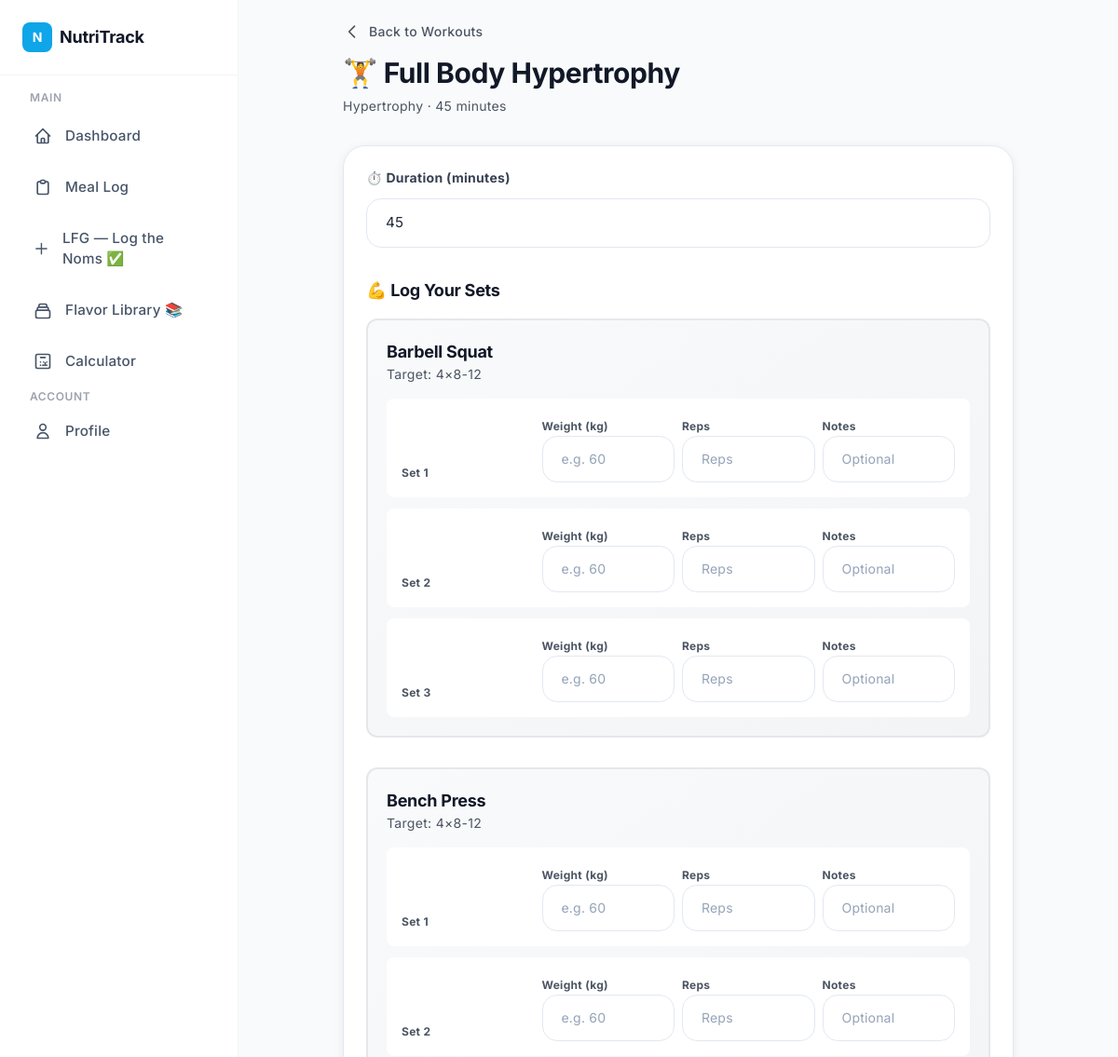
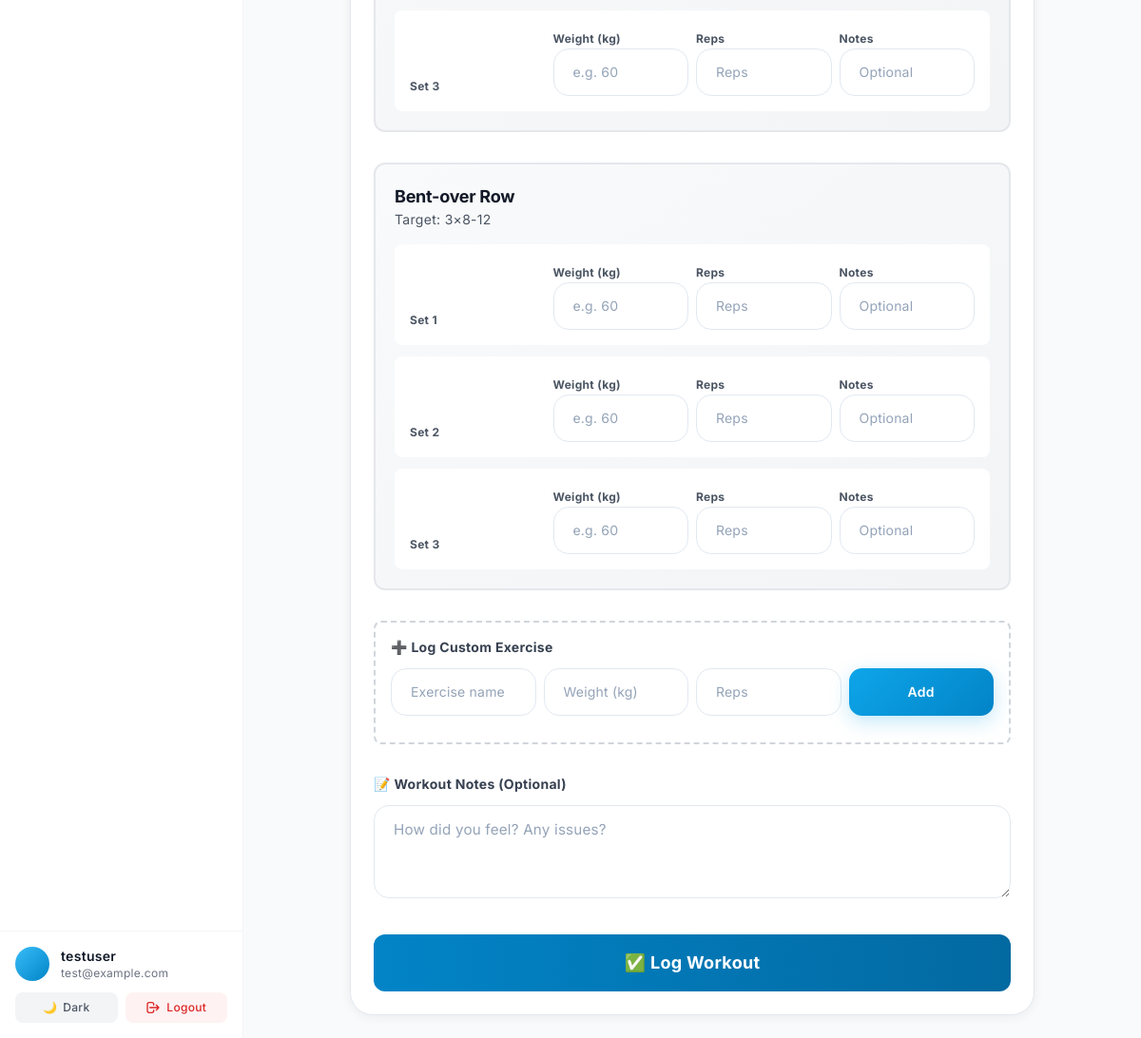
/workouts/log/1/ (signed in), run on the app's committed database (2 pictures, top to bottom).
### workouts/models.py (models this page shows, shortened)
class Workout(models.Model):
    WORKOUT_TYPE_CHOICES = [
        ('hypertrophy', 'Hypertrophy'),
        ('strength', 'Strength'),
        ('endurance', 'Endurance'),
        ('balanced', 'Balanced'),
    ]
    name = models.CharField(max_length=200)
    workout_type = models.CharField(max_length=30, choices=WORKOUT_TYPE_CHOICES, default='balanced')
    duration_min = models.PositiveIntegerField(default=30)
    description = models.TextField(blank=True)
    created_at = models.DateTimeField(auto_now_add=True)
    class Meta:
        ordering = ['workout_type', 'name']

class Exercise(models.Model):
    workout = models.ForeignKey(Workout, on_delete=models.CASCADE, related_name='exercises')
    name = models.CharField(max_length=200)
    sets = models.PositiveIntegerField(null=True, blank=True)
    reps = models.CharField(max_length=50, blank=True, help_text='e.g. 8-12 or AMRAP')
    rest_seconds = models.PositiveIntegerField(null=True, blank=True)
    order = models.PositiveIntegerField(default=0)
    class Meta:
        ordering = ['order']

### workouts/views.py (the view, shortened to what this page needs)
# urls.py: path('log/<int:pk>/', views.log_workout, name='log'),
@login_required
def log_workout(request, pk):
    workout = get_object_or_404(Workout, pk=pk)
    return render(request, 'workouts/log_workout.html', {'workout': workout})

### templates/workouts/log_workout.html (shortened to what this page needs)
{% extends "base.html" %}
{% block content %}
<div class="p-6 pb-24 md:pb-6 max-w-3xl mx-auto">
  <div class="mb-8">
    <a href="{% url 'workouts:browse' %}" class="inline-flex items-center gap-2 text-sm font-medium text-gray-600 dark:text-gray-400 hover:text-brand-500 transition mb-4 group">
      <svg class="w-5 h-5 group-hover:-translate-x-1 transition-transform" fill="none" stroke="currentColor" viewBox="0 0 24 24">
        <path stroke-linecap="round" stroke-linejoin="round" stroke-width="2" d="M15 19l-7-7 7-7"/>
      </svg>
      <span>Back to Workouts</span>
    </a>
    <div>
      <h1 class="font-display text-3xl font-bold text-gray-900 dark:text-white">🏋️ {{ workout.name }}</h1>
      <p class="text-gray-600 dark:text-gray-400 text-sm mt-2">{{ workout.get_workout_type_display }} · {{ workout.duration_min }} minutes</p>
    </div>
  </div>
  <form method="POST" id="logWorkoutForm" class="space-y-6">
    <div class="nt-card p-6">
      <div class="mb-8">
        <label class="block text-sm font-bold text-gray-700 dark:text-gray-200 mb-3">⏱️ Duration (minutes)</label>
        <input type="number" name="duration_minutes" value="{{ workout.duration_min }}" class="nt-input" min="1" max="300">
      </div>
      <div class="mb-8">
        <h3 class="font-display font-bold text-gray-900 dark:text-white mb-4 text-lg">💪 Log Your Sets</h3>
        {% if workout.exercises.all %}
          {% for exercise in workout.exercises.all %}
          <div class="mb-8 p-5 bg-gradient-to-br from-gray-50 to-gray-100 dark:from-gray-800 dark:to-gray-700 rounded-xl border-2 border-gray-200 dark:border-gray-600">
            <div class="mb-4">
              <h4 class="font-bold text-gray-900 dark:text-white text-lg">{{ exercise.name }}</h4>
              {% if exercise.reps %}
              <p class="text-sm text-gray-600 dark:text-gray-400">Target: {{ exercise.sets }}×{{ exercise.reps }}</p>
              {% endif %}
            </div>
            <div class="space-y-3">
              {% for i in "123" %}
              <div class="exercise-set grid grid-cols-4 gap-2 items-end bg-white dark:bg-gray-800 p-4 rounded-lg">
                <div>
                  <label class="text-xs font-bold text-gray-600 dark:text-gray-400">Set {{ forloop.counter }}</label>
                </div>
                <div>
                  <label class="text-xs font-bold text-gray-600 dark:text-gray-400">Weight (kg)</label>
                  <input type="number"
                         placeholder="e.g. 60"
                         step="0.5"
                         min="0"
                         class="nt-input text-sm">
                </div>
                <div>
                  <label class="text-xs font-bold text-gray-600 dark:text-gray-400">Reps</label>
                  <input type="number"
                         placeholder="Reps"
                         min="1"
                         max="100"
                         class="nt-input text-sm">
                </div>
                <div>
                  <label class="text-xs font-bold text-gray-600 dark:text-gray-400">Notes</label>
                  <input type="text"
                         placeholder="Optional"
                         maxlength="50"
                         class="nt-input text-sm">
                </div>
              </div>
              {% endfor %}
            </div>
          </div>
          {% endfor %}
        {% else %}
          <p class="text-gray-600 dark:text-gray-400">No exercises defined for this workout. Log custom exercises below.</p>
        {% endif %}
        <div class="mt-6 p-4 border-2 border-dashed border-gray-300 dark:border-gray-600 rounded-lg">
          <p class="text-sm font-bold text-gray-700 dark:text-gray-300 mb-3">➕ Log Custom Exercise</p>
          <div class="grid grid-cols-4 gap-2">
            <input type="text" placeholder="Exercise name" id="customExerciseName" class="nt-input text-sm" maxlength="100">
            <input type="number" placeholder="Weight (kg)" id="customWeight" step="0.5" min="0" class="nt-input text-sm">
            <input type="number" placeholder="Reps" id="customReps" min="1" max="100" class="nt-input text-sm">
            <button type="button" onclick="addCustomExercise()" class="btn-primary text-sm">Add</button>
          </div>
        </div>
      </div>
      <div class="mb-8">
        <label class="block text-sm font-bold text-gray-700 dark:text-gray-200 mb-3">📝 Workout Notes (Optional)</label>
        <textarea name="notes" placeholder="How did you feel? Any issues?" maxlength="500" rows="3" class="nt-input"></textarea>
      </div>
      <button type="submit" class="w-full py-4 bg-gradient-to-r from-brand-600 to-brand-700 hover:from-brand-700 hover:to-brand-800 text-white font-bold text-lg rounded-xl transition-all duration-300 transform hover:shadow-lg active:scale-95">
        ✅ Log Workout
      </button>
    </div>
  </form>
</div>
{% endblock %}

### templates/base.html (shortened to what this page needs)
<!DOCTYPE html>
{% load static %}
<html lang="en" class="{% if request.user.is_authenticated and request.user.profile.dark_mode %}dark{% endif %}">
<head>
  <script src="https://cdn.tailwindcss.com"></script>
  <link rel="stylesheet" href="{% static 'css/modern-theme.css' %}">
</head>
<body class="bg-gray-50 dark:bg-gray-900 text-gray-900 dark:text-white min-h-screen">
  {% if request.user.is_authenticated %}
  <aside class="sidebar fixed left-0 top-0 h-full w-64 bg-white dark:bg-gray-900 border-r border-gray-100 dark:border-gray-800 z-40 flex flex-col">
    <div class="p-6 border-b border-gray-100 dark:border-gray-800">
      <a href="{% url 'dashboard' %}" class="flex items-center gap-2">
        <div class="w-8 h-8 bg-brand-500 rounded-lg flex items-center justify-center text-white font-display font-bold text-sm">N</div>
        <span class="font-display font-bold text-lg text-gray-900 dark:text-white">NutriTrack</span>
      </a>
    </div>
    <nav class="flex-1 p-4 space-y-1 overflow-y-auto">
      <p class="text-xs font-semibold text-gray-400 uppercase tracking-wider px-4 mb-2">Main</p>
      <a href="{% url 'dashboard' %}" class="nav-item {% if request.resolver_match.url_name == 'dashboard' %}active{% endif %}">
        <svg class="w-5 h-5" fill="none" stroke="currentColor" viewBox="0 0 24 24"><path stroke-linecap="round" stroke-linejoin="round" stroke-width="2" d="M3 12l2-2m0 0l7-7 7 7M5 10v10a1 1 0 001 1h3m10-11l2 2m-2-2v10a1 1 0 01-1 1h-3m-6 0a1 1 0 001-1v-4a1 1 0 011-1h2a1 1 0 011 1v4a1 1 0 001 1m-6 0h6"/></svg>
        Dashboard
      </a>
      <a href="{% url 'meals:meal_list' %}" class="nav-item {% if 'meal' in request.resolver_match.url_name %}active{% endif %}">
        <svg class="w-5 h-5" fill="none" stroke="currentColor" viewBox="0 0 24 24"><path stroke-linecap="round" stroke-linejoin="round" stroke-width="2" d="M9 5H7a2 2 0 00-2 2v12a2 2 0 002 2h10a2 2 0 002-2V7a2 2 0 00-2-2h-2M9 5a2 2 0 002 2h2a2 2 0 002-2M9 5a2 2 0 012-2h2a2 2 0 012 2"/></svg>
        Meal Log
      </a>
      <a href="{% url 'meals:add_meal' %}" class="nav-item {% if request.resolver_match.url_name == 'add_meal' %}active{% endif %}">
        <svg class="w-5 h-5" fill="none" stroke="currentColor" viewBox="0 0 24 24"><path stroke-linecap="round" stroke-linejoin="round" stroke-width="2" d="M12 4v16m8-8H4"/></svg>
        LFG — Log the Noms ✅
      </a>
      <a href="{% url 'meals:food_database' %}" class="nav-item {% if 'food' in request.resolver_match.url_name %}active{% endif %}">
        <svg class="w-5 h-5" fill="none" stroke="currentColor" viewBox="0 0 24 24"><path stroke-linecap="round" stroke-linejoin="round" stroke-width="2" d="M19 11H5m14 0a2 2 0 012 2v6a2 2 0 01-2 2H5a2 2 0 01-2-2v-6a2 2 0 012-2m14 0V9a2 2 0 00-2-2M5 11V9a2 2 0 012-2m0 0V5a2 2 0 012-2h6a2 2 0 012 2v2M7 7h10"/></svg>
        Flavor Library 📚
      </a>
      <a href="{% url 'calculator' %}" class="nav-item {% if request.resolver_match.url_name == 'calculator' %}active{% endif %}">
        <svg class="w-5 h-5" fill="none" stroke="currentColor" viewBox="0 0 24 24"><path stroke-linecap="round" stroke-linejoin="round" stroke-width="2" d="M9 7h6m0 10v-3m-3 3h.01M9 17h.01M9 13h.01M13 13h.01M17 13h.01M13 17h.01M17 17h.01M5 3h14a2 2 0 012 2v14a2 2 0 01-2 2H5a2 2 0 01-2-2V5a2 2 0 012-2z"/></svg>
        Calculator
      </a>
      <p class="text-xs font-semibold text-gray-400 uppercase tracking-wider px-4 mb-2 mt-4">Account</p>
      <a href="{% url 'accounts:profile' %}" class="nav-item {% if request.resolver_match.url_name == 'profile' %}active{% endif %}">
        <svg class="w-5 h-5" fill="none" stroke="currentColor" viewBox="0 0 24 24"><path stroke-linecap="round" stroke-linejoin="round" stroke-width="2" d="M16 7a4 4 0 11-8 0 4 4 0 018 0zM12 14a7 7 0 00-7 7h14a7 7 0 00-7-7z"/></svg>
        Profile
      </a>
    </nav>
    <div class="p-4 border-t border-gray-100 dark:border-gray-800">
      <div class="flex items-center gap-3 mb-3">
        <div class="w-9 h-9 rounded-full bg-gradient-to-br from-brand-400 to-brand-600 flex items-center justify-center text-white font-semibold text-sm">
        </div>
        <div class="flex-1 min-w-0">
          <p class="text-sm font-semibold text-gray-900 dark:text-white truncate">{{ request.user.get_full_name|default:request.user.username }}</p>
          <p class="text-xs text-gray-500 dark:text-gray-400 truncate">{{ request.user.email }}</p>
        </div>
      </div>
      <div class="flex gap-2">
      <a href="{% url 'accounts:toggle_dark_mode' %}" class="flex-1 flex items-center justify-center gap-1.5 px-3 py-2 bg-gray-100 dark:bg-gray-700 rounded-lg text-xs font-medium text-gray-600 dark:text-gray-300 hover:bg-gray-200 dark:hover:bg-gray-600 transition-colors">
          <span class="dark:hidden">🌙</span><span class="hidden dark:inline">☀️</span>
          <span class="dark:hidden">Dark</span><span class="hidden dark:inline">Light</span>
        </a>
        <a href="{% url 'accounts:logout' %}" class="flex-1 flex items-center justify-center gap-1.5 px-3 py-2 bg-red-50 dark:bg-red-900/20 rounded-lg text-xs font-medium text-red-600 dark:text-red-400 hover:bg-red-100 transition-colors">
          <svg class="w-4 h-4" fill="none" stroke="currentColor" viewBox="0 0 24 24"><path stroke-linecap="round" stroke-linejoin="round" stroke-width="2" d="M17 16l4-4m0 0l-4-4m4 4H7m6 4v1a3 3 0 01-3 3H6a3 3 0 01-3-3V7a3 3 0 013-3h4a3 3 0 013 3v1"/></svg>
          Logout
        </a>
      </div>
    </div>
  </aside>
  <main class="main-content ml-64 min-h-screen">
  {% endif %}
  {% block content %}{% endblock %}
  {% if request.user.is_authenticated %}
  </main>
  {% endif %}
</body>
</html>

### static/css/modern-theme.css (style rules this page uses)
.nt-card { animation: slideInUp 0.6s cubic-bezier(0.4, 0, 0.2, 1) forwards; opacity: 0; }
button, .btn-primary, .btn-secondary, [class*="btn-"] { position: relative; overflow: hidden; transition: all 0.35s cubic-bezier(0.34, 1.56, 0.64, 1); }
button::before, .btn-primary::before, .btn-secondary::before { content: ''; position: absolute; top: 50%; left: 50%; width: 0; height: 0; border-radius: 50%; background: rgba(255, 255, 255, 0.5); transform: translate(-50%, -50%); transition: width 0.6s ease, height 0.6s ease, opacity 0.6s ease; pointer-events: none; opacity: 1; }
.nt-input { position: relative; transition: all 0.35s cubic-bezier(0.4, 0, 0.2, 1); }
.nt-input::placeholder { transition: color 0.3s ease; }
.nt-card { transition: all 0.4s cubic-bezier(0.34, 1.56, 0.64, 1); }
form { animation: slideInUp 0.5s ease-out forwards; }
form > * { animation: slideInUp 0.6s ease-out forwards; opacity: 0; }
form > :nth-child(2) { animation-delay: 0.1s; }
.grid > *, .flex > * { animation: slideInUp 0.5s ease-out forwards; opacity: 0; }
.grid > :nth-child(1), .flex > :nth-child(1) { animation-delay: 0.05s; }
.grid > :nth-child(2), .flex > :nth-child(2) { animation-delay: 0.1s; }
.grid > :nth-child(3), .flex > :nth-child(3) { animation-delay: 0.15s; }
.grid > :nth-child(4), .flex > :nth-child(4) { animation-delay: 0.2s; }
nav a, .nav-item { transition: all 0.3s cubic-bezier(0.34, 1.56, 0.64, 1); position: relative; }
nav a::after, .nav-item::after { content: ''; position: absolute; bottom: 0; left: 0; width: 0; height: 2px; background: linear-gradient(90deg, #0ea5e9, #38bdf8); transition: width 0.4s cubic-bezier(0.34, 1.56, 0.64, 1); }
body { animation: slideInUp 0.5s ease-out; }
a { position: relative; transition: all 0.3s cubic-bezier(0.4, 0, 0.2, 1); }
button:active, a:active, [class*="active"] { transform: scale(0.97); }
*, *::before, *::after { transition: background-color 0.3s cubic-bezier(0.4, 0, 0.2, 1), color 0.3s cubic-bezier(0.4, 0, 0.2, 1), border-color 0.3s cubic-bezier(0.4, 0, 0.2, 1), box-shadow 0.3s cubic-bezier(0.4, 0, 0.2, 1); }
.shadow, [class*="shadow"] { transition: box-shadow 0.35s cubic-bezier(0.4, 0, 0.2, 1); }
h1, h2, h3, h4, h5, h6 { animation: slideInLeft 0.6s ease-out forwards; opacity: 0; }
h1 { animation-delay: 0.05s; }
h3 { animation-delay: 0.15s; }
h4 { animation-delay: 0.2s; }
svg, [class*="icon"] { transition: all 0.3s cubic-bezier(0.34, 1.56, 0.64, 1); }
button svg, a svg { transition: transform 0.3s cubic-bezier(0.34, 1.56, 0.64, 1); }

### templates/workouts/log_workout.html (style rules this page uses)
.nt-input { @apply block w-full px-3 py-2 border-2 border-gray-200 dark:border-gray-600 rounded-lg font-medium text-gray-800 dark:text-gray-200 placeholder-gray-400 dark:placeholder-gray-500 transition-all duration-200; }

### data on the page
Workout: name "Full Body Hypertrophy", workout_type "Hypertrophy", duration_min "45", duration_minutes "45"
Exercise: name "Barbell Squat", sets "4", reps "8-12"
Exercise: name "Bench Press", sets "4", reps "8-12"
Exercise: name "Bent-over Row", sets "3", reps "8-12"

### other printed values
{{ request.user.get_full_name|default:request.user.username }} "testuser"
{{ request.user.email }} "test@example.com"
